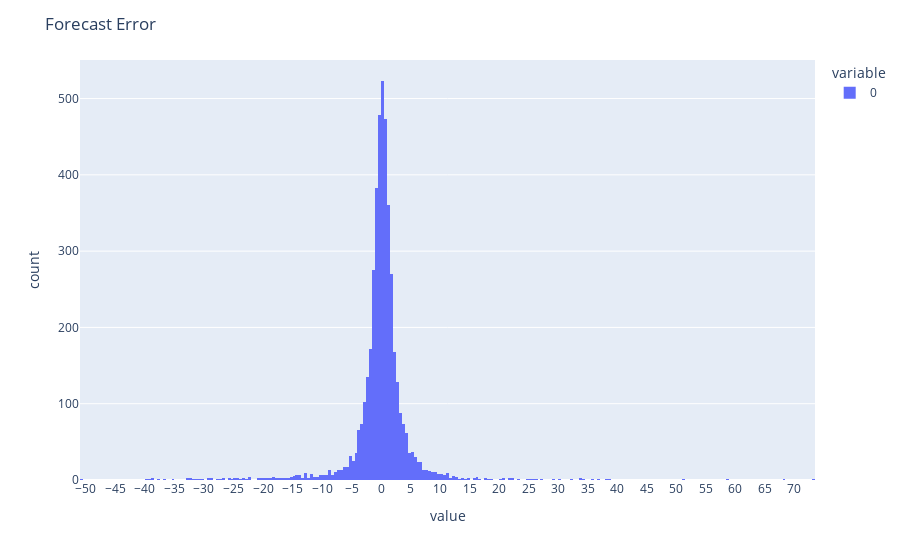

Write notebook code for a chart like this one.
### Markdown cell above
## Analyse Errors

### Code cell
fig = px.histogram(x.y_valid-x.y_pred)
fig.update_xaxes(dtick=5)
fig.update_layout(title='Forecast Error')
fig.show()

### Figure 1 — Plotly figure (JSON) as saved in the notebook; plotly's stock layout.template omitted (floating-point values rounded to 4 significant figures; data arrays with more than 128 entries replaced by an {"elided": "..."} marker saying what was removed)
{"data": [{"alignmentgroup": "True", "bingroup": "x", "hovertemplate": "variable=0<br>value=%{x}<br>count=%{y}<extra></extra>", "legendgroup": "0", "marker": {"color": "#636efa"}, "name": "0", "offsetgroup": "0", "orientation": "v", "showlegend": true, "type": "histogram", "x": {"elided": "4455 float values"}, "xaxis": "x", "yaxis": "y"}], "layout": {"barmode": "relative", "legend": {"title": {"text": "variable"}, "tracegroupgap": 0}, "margin": {"t": 60}, "title": {"text": "Forecast Error"}, "xaxis": {"anchor": "y", "domain": [0, 1], "dtick": 5, "title": {"text": "value"}}, "yaxis": {"anchor": "x", "domain": [0, 1], "title": {"text": "count"}}}}
